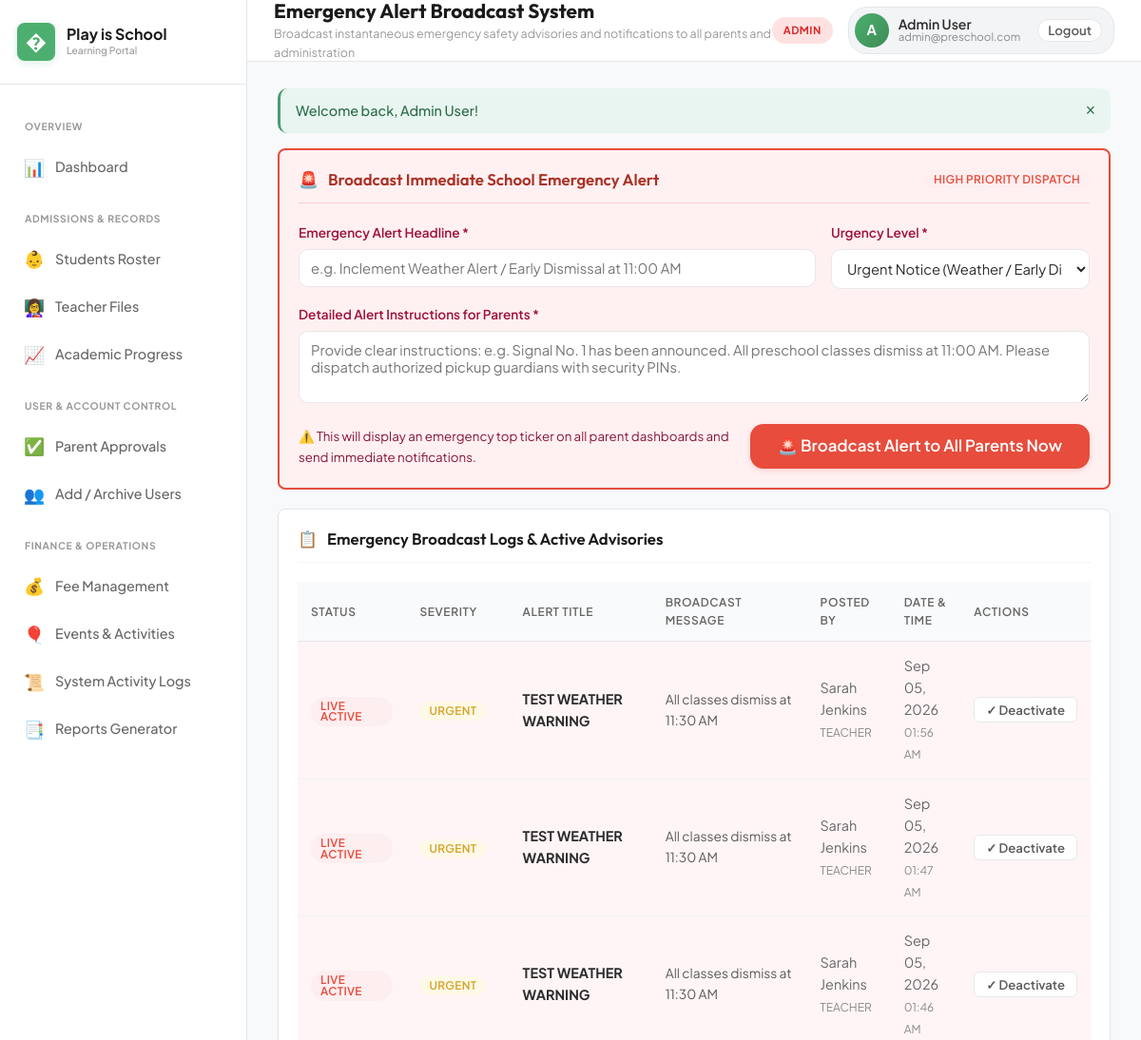
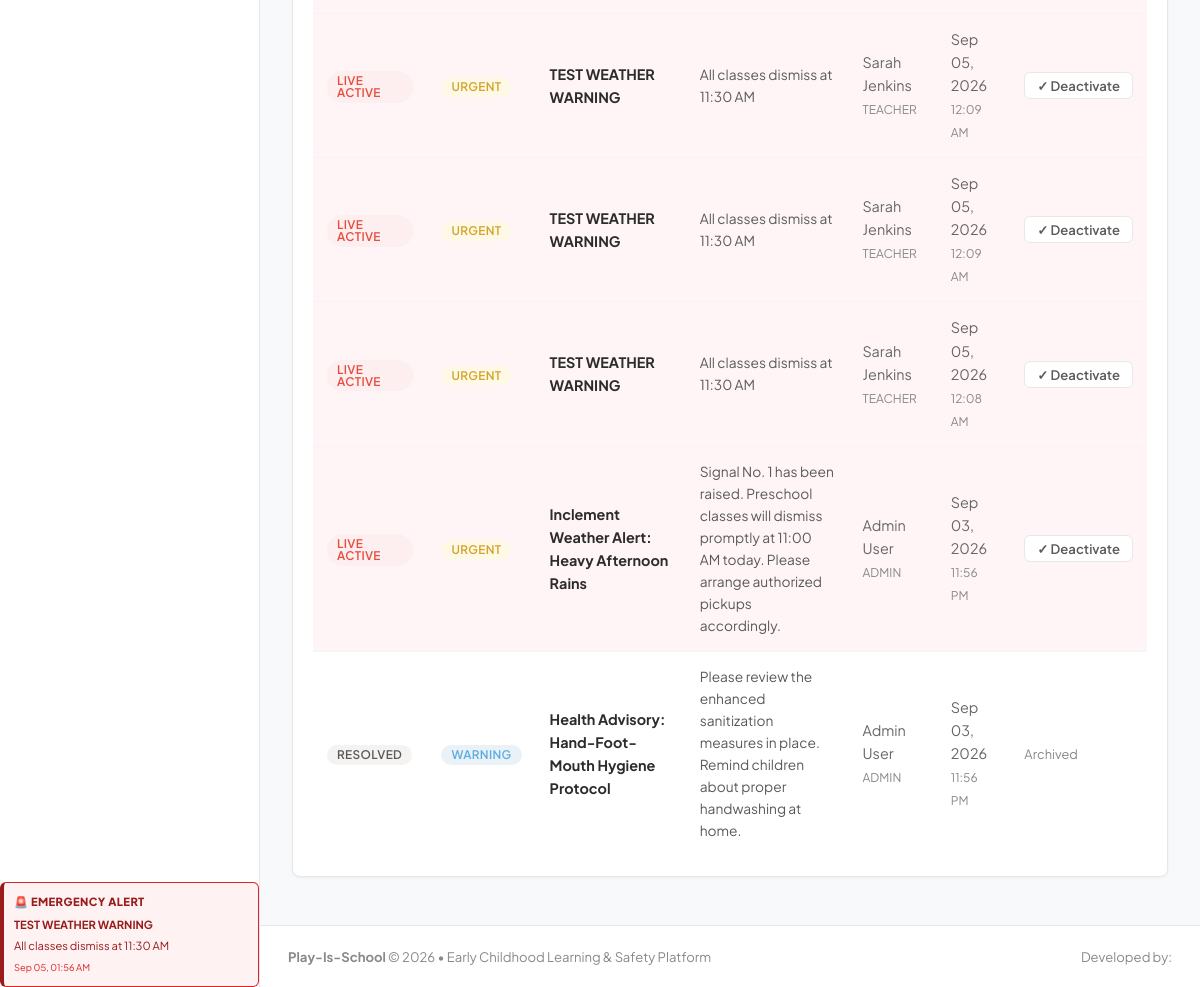
Before: /teacher/emergency.php (signed in) with the older database file (2 pictures, top to bottom).
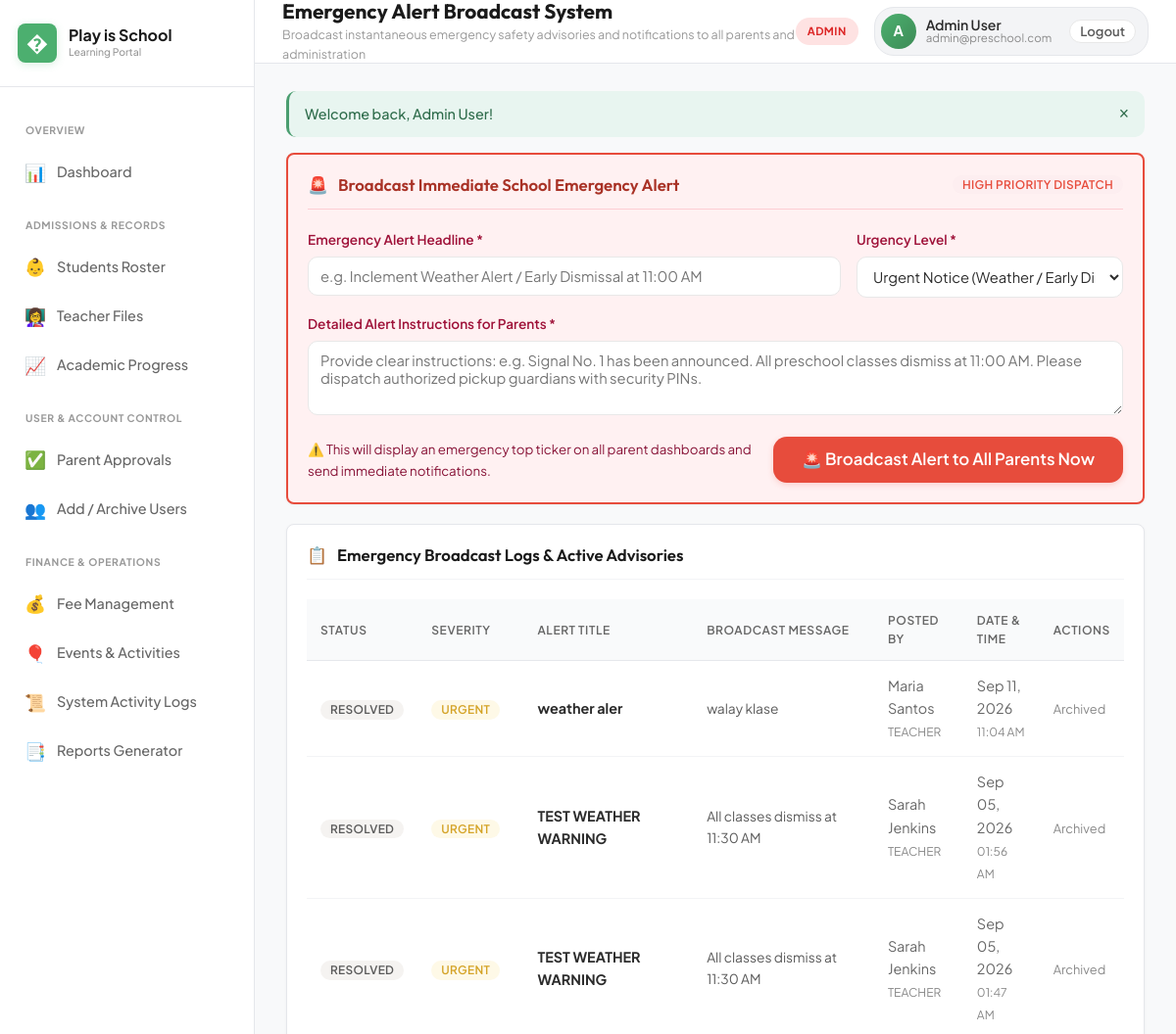
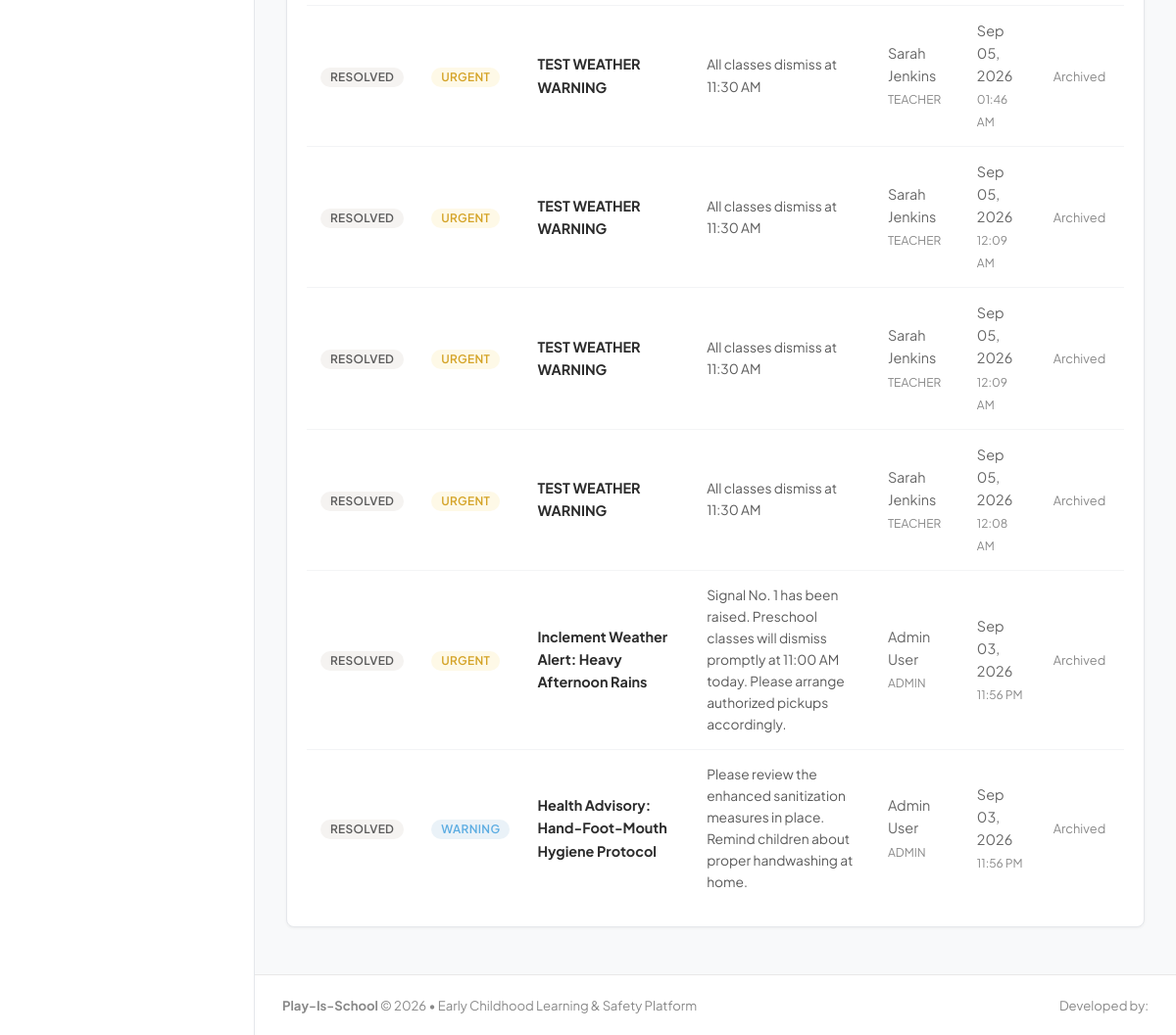
After: the same page with the newer database file (2 pictures, top to bottom).
### tables this page shows
CREATE TABLE emergency_alerts (
            id INTEGER PRIMARY KEY AUTOINCREMENT,
            title TEXT NOT NULL,
            message TEXT NOT NULL,
            severity TEXT DEFAULT 'urgent' CHECK(severity IN ('urgent', 'critical', 'warning')),
            posted_by INTEGER,
            created_at DATETIME DEFAULT CURRENT_TIMESTAMP,
            is_active INTEGER DEFAULT 1,
            FOREIGN KEY (posted_by) REFERENCES users(id) ON DELETE SET NULL
        );

CREATE TABLE users (
            id INTEGER PRIMARY KEY AUTOINCREMENT,
            name TEXT NOT NULL,
            email TEXT UNIQUE NOT NULL,
            password TEXT NOT NULL,
            role TEXT NOT NULL CHECK(role IN ('admin', 'teacher', 'parent')),
            phone TEXT,
            status TEXT NOT NULL DEFAULT 'active' CHECK(status IN ('active', 'pending_approval', 'archived', 'rejected')),
            avatar TEXT,
            created_at DATETIME DEFAULT CURRENT_TIMESTAMP,
            updated_at DATETIME DEFAULT CURRENT_TIMESTAMP
        );

### includes/auth.php (called while the page is built, shortened)
<?php
require_once dirname(__DIR__) . '/config/config.php';
function getActiveEmergencyAlert() {
    static $alert = null;
    if ($alert === null) {
        $db = getDB();
        $stmt = $db->query("SELECT * FROM emergency_alerts WHERE is_active = 1 ORDER BY id DESC LIMIT 1");
        $alert = $stmt->fetch() ?: false;
    }
    return $alert;
}

### config/config.php (called while the page is built, shortened)
<?php
function formatDate($date, $format = 'M d, Y') {
    return date($format, strtotime($date));
}

### teacher/emergency.php (the view, shortened to what the rows shown need)
<?php
require_once dirname(__DIR__) . '/includes/auth.php';
$db = getDB();
$alerts = $db->query("
    SELECT a.*, u.name as posted_by_name, u.role as posted_by_role
    FROM emergency_alerts a
    LEFT JOIN users u ON a.posted_by = u.id
    ORDER BY a.is_active DESC, a.created_at DESC
")->fetchAll();
require_once dirname(__DIR__) . '/includes/header.php';
?>
<div class="card">
    <div class="table-responsive">
        <table class="table">
            <thead>
                <tr>
                    <th>Status</th>
                    <th>Severity</th>
                    <th>Alert Title</th>
                    <th>Broadcast Message</th>
                    <th>Posted By</th>
                    <th>Date & Time</th>
                    <th>Actions</th>
                </tr>
            </thead>
            <tbody>
                <?php if (empty($alerts)): ?>
                    <tr><td colspan="7" style="text-align: center; padding: 24px; color: var(--text-muted);">No emergency alerts have been issued.</td></tr>
                <?php else: ?>
                    <?php foreach ($alerts as $al): ?>
                        <tr style="<?= $al['is_active'] ? 'background: #FFF5F6;' : '' ?>">
                            <td>
                                <?php if ($al['is_active']): ?>
                                    <span class="badge badge-danger">LIVE ACTIVE</span>
                                <?php else: ?>
                                    <span class="badge badge-neutral">RESOLVED</span>
                                <?php endif; ?>
                            </td>
                            <td>
                                <span class="badge <?= $al['severity'] === 'critical' ? 'badge-danger' : ($al['severity'] === 'urgent' ? 'badge-warning' : 'badge-info') ?>">
                                    <?= strtoupper($al['severity']) ?>
                                </span>
                            </td>
                            <td>
                                <strong style="color: var(--text-primary);"><?= htmlspecialchars($al['title']) ?></strong>
                            </td>
                            <td>
                                <div style="font-size: 0.86rem; color: var(--text-secondary); max-width: 380px;">
                                    <?= htmlspecialchars($al['message']) ?>
                                </div>
                            </td>
                            <td>
                                <?= htmlspecialchars($al['posted_by_name'] ?? 'Staff') ?><br>
                                <small style="color: var(--text-muted);"><?= strtoupper($al['posted_by_role'] ?? 'TEACHER') ?></small>
                            </td>
                            <td>
                                <?= formatDate($al['created_at']) ?><br>
                                <small style="color: var(--text-muted);"><?= date('h:i A', strtotime($al['created_at'])) ?></small>
                            </td>
                            <td>
                                <?php if ($al['is_active']): ?>
                                    <form method="POST" action="emergency.php" style="display:inline;">
                                        <button type="submit" class="btn btn-secondary btn-sm" onclick="return confirm('Mark this emergency alert as resolved?');">
                                            ✓ Deactivate
                                        </button>
                                    </form>
                                <?php else: ?>
                                    <span style="color: var(--text-muted); font-size: 0.8rem;">Archived</span>
                                <?php endif; ?>
                            </td>
                        </tr>
                    <?php endforeach; ?>
                <?php endif; ?>
            </tbody>
        </table>
    </div>
</div>
<?php require_once dirname(__DIR__) . '/includes/footer.php'; ?>

### includes/sidebar/sidebar.php (shortened to what the rows shown need)
<?php
$activeEmergency = getActiveEmergencyAlert();
?>
<aside class="app-sidebar" id="appSidebar">
    <?php if ($activeEmergency): ?>
        <div class="sidebar-emergency" role="alert">
            <div class="sidebar-emergency-title">🚨 Emergency Alert</div>
            <strong><?= htmlspecialchars($activeEmergency['title']) ?></strong>
            <p><?= htmlspecialchars($activeEmergency['message']) ?></p>
            <small><?= date('M d, h:i A', strtotime($activeEmergency['created_at'])) ?></small>
        </div>
    <?php endif; ?>
</aside>

Changed rows visible on the page:
added emergency_alerts: is_active "RESOLVED", severity "URGENT", title "weather aler", message "walay klase", posted_by.name "Maria Santos", posted_by.role "TEACHER", created_at "Sep 11, 2026", created_at "11:04 AM"
changed emergency_alerts "01:56 AM": title "TEST WEATHER WARNING" → (not shown); message "All classes dismiss at 11:30 AM" → (not shown); created_at "Sep 05, 01:56 AM" → (not shown); is_active "LIVE ACTIVE ✓ Deactivate" → "RESOLVED Archived"
changed emergency_alerts "01:47 AM": is_active "LIVE ACTIVE ✓ Deactivate" → "RESOLVED Archived"
changed emergency_alerts "01:46 AM": is_active "LIVE ACTIVE ✓ Deactivate" → "RESOLVED Archived"
changed emergency_alerts (number 5 of 9 on the later page): is_active "LIVE ACTIVE ✓ Deactivate" → "RESOLVED Archived"
changed emergency_alerts (number 6 of 9 on the later page): is_active "LIVE ACTIVE ✓ Deactivate" → "RESOLVED Archived"
changed emergency_alerts "12:08 AM": is_active "LIVE ACTIVE ✓ Deactivate" → "RESOLVED Archived"
changed emergency_alerts "Inclement Weather Alert: Heavy Afternoon Rains": is_active "LIVE ACTIVE ✓ Deactivate" → "RESOLVED Archived"
Other visible differences:
text no longer shown: "🚨 EMERGENCY ALERT"
